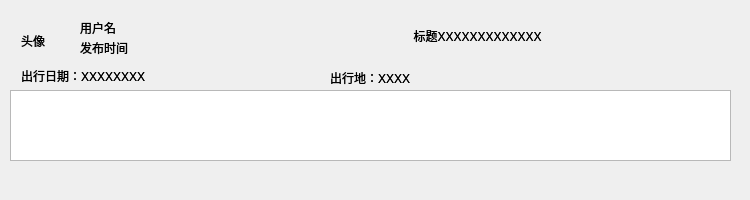
<?xml version="1.0" encoding="UTF-8"?>
<ui version="4.0">
 <class>Rizhi</class>
 <widget class="QWidget" name="Rizhi">
  <property name="geometry">
   <rect>
    <x>0</x>
    <y>0</y>
    <width>750</width>
    <height>200</height>
   </rect>
  </property>
  <property name="minimumSize">
   <size>
    <width>750</width>
    <height>200</height>
   </size>
  </property>
  <property name="maximumSize">
   <size>
    <width>750</width>
    <height>200</height>
   </size>
  </property>
  <property name="windowTitle">
   <string>Form</string>
  </property>
  <widget class="QWidget" name="widget" native="true">
   <property name="geometry">
    <rect>
     <x>10</x>
     <y>10</y>
     <width>721</width>
     <height>84</height>
    </rect>
   </property>
   <widget class="QLabel" name="label_3">
    <property name="geometry">
     <rect>
      <x>70</x>
      <y>30</y>
      <width>60</width>
      <height>16</height>
     </rect>
    </property>
    <property name="text">
     <string>发布时间</string>
    </property>
   </widget>
   <widget class="QLabel" name="label_2">
    <property name="geometry">
     <rect>
      <x>70</x>
      <y>10</y>
      <width>45</width>
      <height>16</height>
     </rect>
    </property>
    <property name="text">
     <string>用户名</string>
    </property>
   </widget>
   <widget class="QLabel" name="label">
    <property name="geometry">
     <rect>
      <x>11</x>
      <y>11</y>
      <width>40</width>
      <height>40</height>
     </rect>
    </property>
    <property name="minimumSize">
     <size>
      <width>40</width>
      <height>40</height>
     </size>
    </property>
    <property name="maximumSize">
     <size>
      <width>40</width>
      <height>40</height>
     </size>
    </property>
    <property name="text">
     <string>头像</string>
    </property>
   </widget>
   <widget class="QToolButton" name="toolbtn_title">
    <property name="geometry">
     <rect>
      <x>247</x>
      <y>10</y>
      <width>441</width>
      <height>31</height>
     </rect>
    </property>
    <property name="text">
     <string>标题XXXXXXXXXXXXX</string>
    </property>
    <property name="autoRaise">
     <bool>true</bool>
    </property>
   </widget>
   <widget class="QLabel" name="label_4">
    <property name="geometry">
     <rect>
      <x>11</x>
      <y>58</y>
      <width>139</width>
      <height>16</height>
     </rect>
    </property>
    <property name="text">
     <string>出行日期：XXXXXXXX</string>
    </property>
   </widget>
   <widget class="QLabel" name="label_5">
    <property name="geometry">
     <rect>
      <x>320</x>
      <y>60</y>
      <width>92</width>
      <height>16</height>
     </rect>
    </property>
    <property name="text">
     <string>出行地：XXXX</string>
    </property>
   </widget>
   <widget class="QWidget" name="widget_2" native="true">
    <property name="geometry">
     <rect>
      <x>0</x>
      <y>0</y>
      <width>721</width>
      <height>84</height>
     </rect>
    </property>
    <widget class="QLabel" name="label_6">
     <property name="geometry">
      <rect>
       <x>70</x>
       <y>30</y>
       <width>60</width>
       <height>16</height>
      </rect>
     </property>
     <property name="text">
      <string>发布时间</string>
     </property>
    </widget>
    <widget class="QLabel" name="label_7">
     <property name="geometry">
      <rect>
       <x>70</x>
       <y>10</y>
       <width>45</width>
       <height>16</height>
      </rect>
     </property>
     <property name="text">
      <string>用户名</string>
     </property>
    </widget>
    <widget class="QLabel" name="label_8">
     <property name="geometry">
      <rect>
       <x>11</x>
       <y>11</y>
       <width>40</width>
       <height>40</height>
      </rect>
     </property>
     <property name="minimumSize">
      <size>
       <width>40</width>
       <height>40</height>
      </size>
     </property>
     <property name="maximumSize">
      <size>
       <width>40</width>
       <height>40</height>
      </size>
     </property>
     <property name="text">
      <string>头像</string>
     </property>
    </widget>
    <widget class="QToolButton" name="toolbtn_title_2">
     <property name="geometry">
      <rect>
       <x>247</x>
       <y>10</y>
       <width>441</width>
       <height>31</height>
      </rect>
     </property>
     <property name="text">
      <string>标题XXXXXXXXXXXXX</string>
     </property>
     <property name="autoRaise">
      <bool>true</bool>
     </property>
    </widget>
    <widget class="QLabel" name="label_9">
     <property name="geometry">
      <rect>
       <x>11</x>
       <y>58</y>
       <width>139</width>
       <height>16</height>
      </rect>
     </property>
     <property name="text">
      <string>出行日期：XXXXXXXX</string>
     </property>
    </widget>
    <widget class="QLabel" name="label_10">
     <property name="geometry">
      <rect>
       <x>320</x>
       <y>60</y>
       <width>92</width>
       <height>16</height>
      </rect>
     </property>
     <property name="text">
      <string>出行地：XXXX</string>
     </property>
    </widget>
   </widget>
   <widget class="QTextEdit" name="textEdit_2">
    <property name="geometry">
     <rect>
      <x>0</x>
      <y>80</y>
      <width>721</width>
      <height>71</height>
     </rect>
    </property>
   </widget>
  </widget>
  <widget class="QTextEdit" name="textEdit">
   <property name="geometry">
    <rect>
     <x>10</x>
     <y>90</y>
     <width>721</width>
     <height>71</height>
    </rect>
   </property>
  </widget>
 </widget>
 <resources/>
 <connections/>
</ui>
